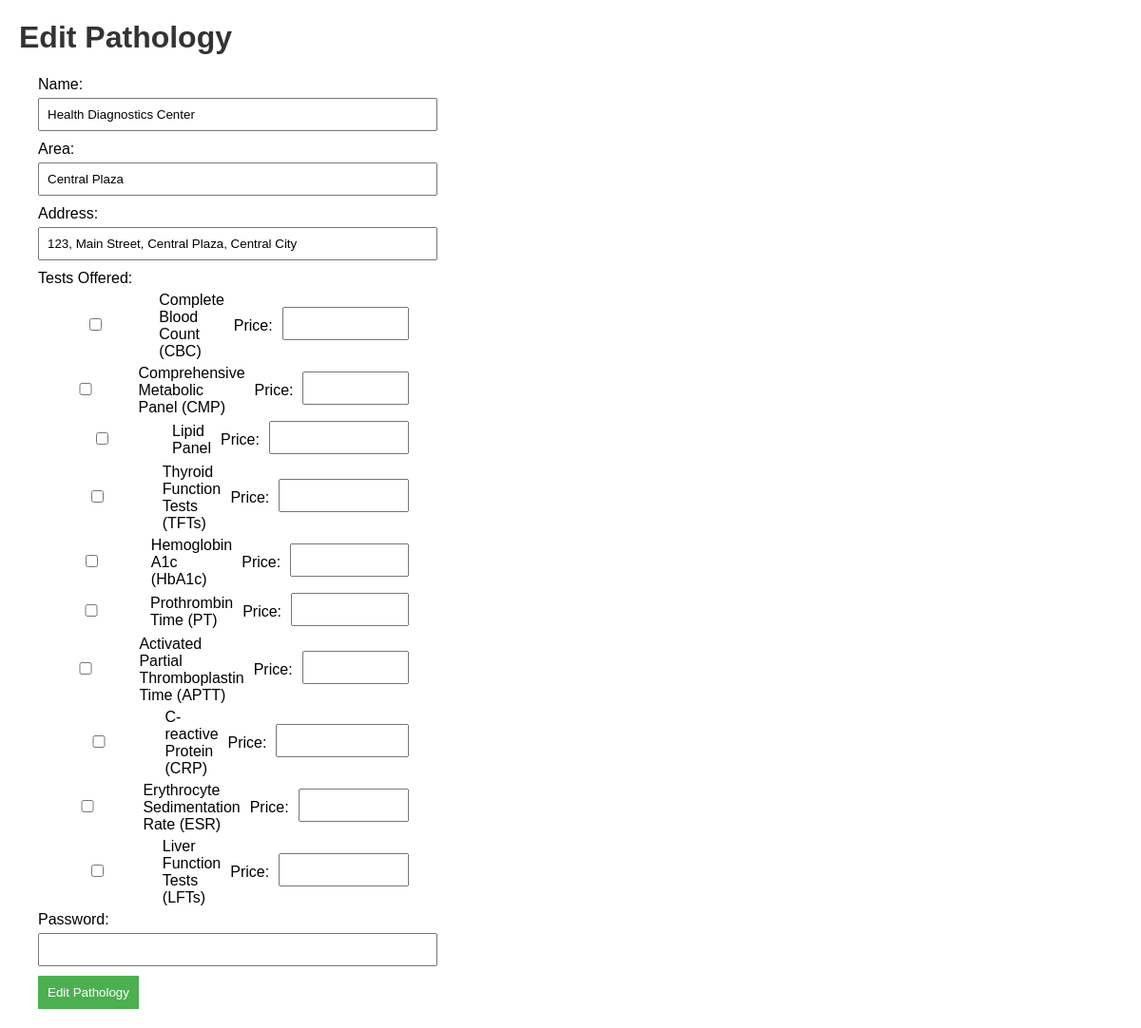
Screenshot of /edit/1 with the database file from the repository.
### models.py (models this page shows, shortened)
class Pathology(db.Model):
    id = db.Column(db.Integer, primary_key=True)
    unique_id = db.Column(db.String(10), unique=True, nullable=False)
    name = db.Column(db.String(255), nullable=False)
    area = db.Column(db.String(255), nullable=False)
    address = db.Column(db.String(255), nullable=True)
    password = db.Column(db.String(60), nullable=False)
    tests = db.relationship('Test', secondary='pathology_test', back_populates='pathologies')
    test_prices = db.relationship('PathologyTestPrice', back_populates='pathology')

class Test(db.Model):
    id = db.Column(db.Integer, primary_key=True)
    name = db.Column(db.String(255), nullable=False, unique=True)
    pathologies = db.relationship('Pathology', secondary='pathology_test', back_populates='tests')
    test_prices = db.relationship('PathologyTestPrice', back_populates='test')

### app.py (the view, shortened to what this page needs)
@app.route('/edit/<int:pathology_id>', methods=['GET', 'POST'])
def edit_pathology(pathology_id):
    pathology = Pathology.query.get(pathology_id)
    all_tests = Test.query.all()
    return render_template('edit.html', pathology=pathology, all_tests=all_tests)

### templates/edit.html (shortened to what this page needs)
<!DOCTYPE html>
<html lang="en">
<head>
    <link rel="stylesheet" href="{{ url_for('static', filename='css/style.css') }}">
</head>
<body>
    <h1>Edit Pathology</h1>
    <form method="post" action="{{ url_for('edit_pathology', pathology_id=pathology.id) }}">
        <label for="name">Name:</label>
        <input type="text" name="name" value="{{pathology.name}}" required>
        <label for="area">Area:</label>
        <input type="text" name="area" value="{{pathology.area}}" required>
        <label for="address">Address:</label>
        <input type="text" name="address" value="{{pathology.address}}">
        <label>Tests Offered:</label>
        {% for test in all_tests %}
            <div class="checkbox">
                <input type="checkbox" name="tests_offered" value="{{ test.id }}" id="test_{{ test.id }}">
                <label for="test_{{ test.id }}">{{ test.name }}</label>
                <label for="price_{{ test.id }}">Price:</label>
                <input type="number" name="price_{{ test.id }}" step="0.01">
            </div>
        {% endfor %}
        <label for="password">Password:</label>
        <input type="password" id="password" name="password" required>
        <button type="submit">Edit Pathology</button>
    </form>
</body>
</html>

### static/css/style.css (style rules this page uses)
body { font-family: Arial, sans-serif; margin: 20px; }
h1 { color: #333; }
form { max-width: 400px; margin: 20px; }
label { display: block; margin-bottom: 5px; }
input { width: 100%; padding: 8px; margin-bottom: 10px; }
button { background-color: #4CAF50; color: white; padding: 10px; border: none; cursor: pointer; }
.checkbox { display: flex; align-items: center; }
.checkbox input, .checkbox label, .price-group input { margin-right: 10px; }

### rows the page displays
Pathology: name "Health Diagnostics Center", area "Central Plaza", address "123, Main Street, Central Plaza, Central City"
Test: name "Complete Blood Count (CBC)"
Test: name "Comprehensive Metabolic Panel (CMP)"
Test: name "Lipid Panel"
Test: name "Thyroid Function Tests (TFTs)"
Test: name "Hemoglobin A1c (HbA1c)"
Test: name "Prothrombin Time (PT)"
Test: name "Activated Partial Thromboplastin Time (APTT)"
Test: name "C-reactive Protein (CRP)"
Test: name "Erythrocyte Sedimentation Rate (ESR)"
Test: name "Liver Function Tests (LFTs)"
